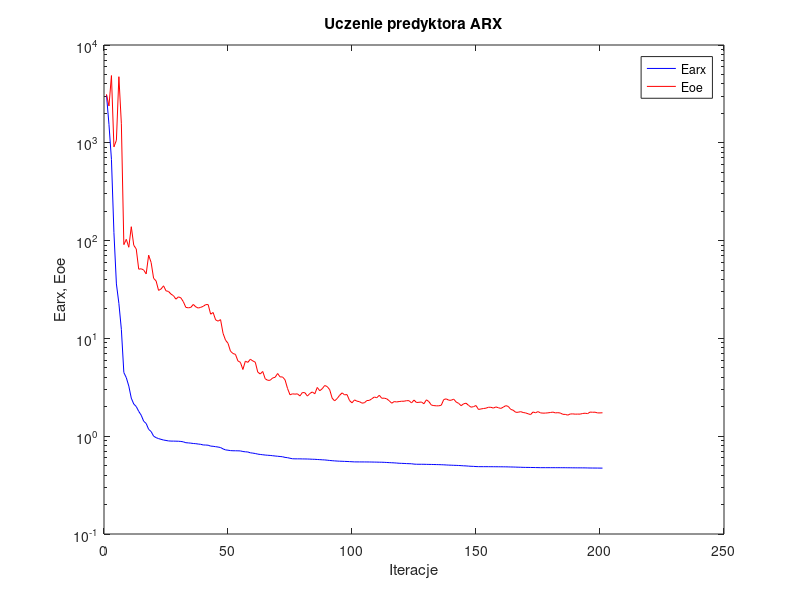
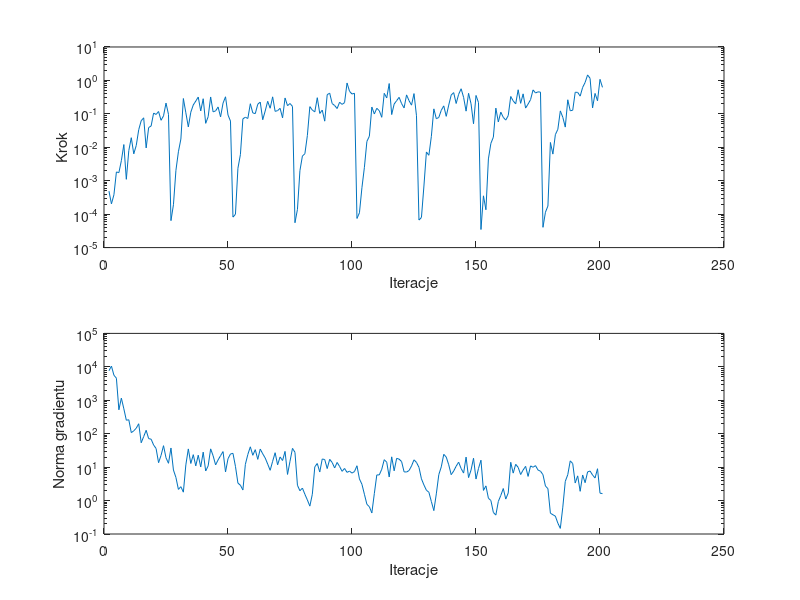

Reproduce these figures in MATLAB, in order.
%uczenie predyktora arx
clear all;
n=0; farx(n+1)=3.077783e+003; foe(n+1)=3.133215e+003; wspucz(n+1)=0.000000e+000; ng(n+1)=0.000000e+000;
%odnowa zmiennej metryki
n=1; farx(n+1)=1.541552e+003; foe(n+1)=2.378124e+003; krok(n+1)=4.875677e-004; ng(n+1)=7.670854e+003;
n=2; farx(n+1)=6.767594e+002; foe(n+1)=4.871334e+003; krok(n+1)=2.033206e-004; ng(n+1)=1.052330e+004;
n=3; farx(n+1)=1.207476e+002; foe(n+1)=9.083822e+002; krok(n+1)=3.795463e-004; ng(n+1)=5.614623e+003;
n=4; farx(n+1)=3.604975e+001; foe(n+1)=1.061202e+003; krok(n+1)=1.830478e-003; ng(n+1)=4.564791e+003;
n=5; farx(n+1)=2.279813e+001; foe(n+1)=4.740036e+003; krok(n+1)=1.742611e-003; ng(n+1)=5.189557e+002;
n=6; farx(n+1)=1.235038e+001; foe(n+1)=1.565670e+003; krok(n+1)=3.985480e-003; ng(n+1)=1.158451e+003;
n=7; farx(n+1)=4.476500e+000; foe(n+1)=9.098792e+001; krok(n+1)=1.207035e-002; ng(n+1)=5.555304e+002;
n=8; farx(n+1)=3.961714e+000; foe(n+1)=1.030323e+002; krok(n+1)=1.102111e-003; ng(n+1)=2.528339e+002;
n=9; farx(n+1)=3.254499e+000; foe(n+1)=8.548871e+001; krok(n+1)=7.990988e-003; ng(n+1)=2.611664e+002;
n=10; farx(n+1)=2.450294e+000; foe(n+1)=1.386886e+002; krok(n+1)=1.935565e-002; ng(n+1)=1.077317e+002;
n=11; farx(n+1)=2.133663e+000; foe(n+1)=8.957158e+001; krok(n+1)=6.371455e-003; ng(n+1)=1.218046e+002;
n=12; farx(n+1)=2.011497e+000; foe(n+1)=8.212499e+001; krok(n+1)=1.131000e-002; ng(n+1)=1.463808e+002;
n=13; farx(n+1)=1.794234e+000; foe(n+1)=5.101337e+001; krok(n+1)=3.360874e-002; ng(n+1)=1.983950e+002;
n=14; farx(n+1)=1.639049e+000; foe(n+1)=5.152504e+001; krok(n+1)=6.222203e-002; ng(n+1)=5.358599e+001;
n=15; farx(n+1)=1.423344e+000; foe(n+1)=5.004921e+001; krok(n+1)=7.604882e-002; ng(n+1)=8.205394e+001;
n=16; farx(n+1)=1.349559e+000; foe(n+1)=4.564024e+001; krok(n+1)=9.576149e-003; ng(n+1)=1.264094e+002;
n=17; farx(n+1)=1.175206e+000; foe(n+1)=7.097023e+001; krok(n+1)=3.895661e-002; ng(n+1)=7.133542e+001;
n=18; farx(n+1)=1.115919e+000; foe(n+1)=5.979370e+001; krok(n+1)=4.331299e-002; ng(n+1)=6.855050e+001;
n=19; farx(n+1)=1.001118e+000; foe(n+1)=4.114954e+001; krok(n+1)=1.053314e-001; ng(n+1)=4.596386e+001;
n=20; farx(n+1)=9.664389e-001; foe(n+1)=3.869845e+001; krok(n+1)=9.599621e-002; ng(n+1)=3.607079e+001;
n=21; farx(n+1)=9.453081e-001; foe(n+1)=3.096432e+001; krok(n+1)=1.174729e-001; ng(n+1)=1.359905e+001;
n=22; farx(n+1)=9.286154e-001; foe(n+1)=3.200568e+001; krok(n+1)=6.423218e-002; ng(n+1)=2.245408e+001;
n=23; farx(n+1)=9.138896e-001; foe(n+1)=3.450484e+001; krok(n+1)=8.713251e-002; ng(n+1)=4.379408e+001;
n=24; farx(n+1)=9.048209e-001; foe(n+1)=3.066127e+001; krok(n+1)=2.097829e-001; ng(n+1)=1.905731e+001;
n=25; farx(n+1)=8.947835e-001; foe(n+1)=3.021483e+001; krok(n+1)=9.636975e-002; ng(n+1)=1.302959e+001;
%odnowa zmiennej metryki
n=26; farx(n+1)=8.914123e-001; foe(n+1)=2.838840e+001; krok(n+1)=6.399109e-005; ng(n+1)=3.737842e+001;
n=27; farx(n+1)=8.910117e-001; foe(n+1)=2.735653e+001; krok(n+1)=1.915864e-004; ng(n+1)=8.191829e+000;
n=28; farx(n+1)=8.895526e-001; foe(n+1)=2.518062e+001; krok(n+1)=2.040296e-003; ng(n+1)=4.914451e+000;
n=29; farx(n+1)=8.880949e-001; foe(n+1)=2.659657e+001; krok(n+1)=7.342058e-003; ng(n+1)=2.159497e+000;
n=30; farx(n+1)=8.840380e-001; foe(n+1)=2.597680e+001; krok(n+1)=1.767909e-002; ng(n+1)=2.602076e+000;
n=31; farx(n+1)=8.753575e-001; foe(n+1)=2.370858e+001; krok(n+1)=2.876382e-001; ng(n+1)=1.784061e+000;
n=32; farx(n+1)=8.581925e-001; foe(n+1)=2.075199e+001; krok(n+1)=1.077557e-001; ng(n+1)=1.167687e+001;
n=33; farx(n+1)=8.543755e-001; foe(n+1)=2.055212e+001; krok(n+1)=4.069805e-002; ng(n+1)=3.505865e+001;
n=34; farx(n+1)=8.490371e-001; foe(n+1)=2.073997e+001; krok(n+1)=1.121259e-001; ng(n+1)=1.286631e+001;
n=35; farx(n+1)=8.423943e-001; foe(n+1)=2.225943e+001; krok(n+1)=1.845727e-001; ng(n+1)=2.358395e+001;
n=36; farx(n+1)=8.385722e-001; foe(n+1)=2.101585e+001; krok(n+1)=2.405442e-001; ng(n+1)=1.090484e+001;
n=37; farx(n+1)=8.314418e-001; foe(n+1)=2.044129e+001; krok(n+1)=3.185792e-001; ng(n+1)=2.274346e+001;
n=38; farx(n+1)=8.262449e-001; foe(n+1)=2.077989e+001; krok(n+1)=1.221144e-001; ng(n+1)=1.012124e+001;
n=39; farx(n+1)=8.137481e-001; foe(n+1)=2.127531e+001; krok(n+1)=2.833785e-001; ng(n+1)=2.809139e+001;
n=40; farx(n+1)=8.123003e-001; foe(n+1)=2.215980e+001; krok(n+1)=5.205007e-002; ng(n+1)=7.666688e+000;
n=41; farx(n+1)=8.086905e-001; foe(n+1)=2.217624e+001; krok(n+1)=8.219922e-002; ng(n+1)=1.091201e+001;
n=42; farx(n+1)=7.922639e-001; foe(n+1)=1.768391e+001; krok(n+1)=3.200292e-001; ng(n+1)=3.517803e+001;
n=43; farx(n+1)=7.884421e-001; foe(n+1)=1.841242e+001; krok(n+1)=1.146023e-001; ng(n+1)=2.185368e+001;
n=44; farx(n+1)=7.813161e-001; foe(n+1)=1.547862e+001; krok(n+1)=1.227474e-001; ng(n+1)=1.165911e+001;
n=45; farx(n+1)=7.749206e-001; foe(n+1)=1.500909e+001; krok(n+1)=1.607063e-001; ng(n+1)=1.644839e+001;
n=46; farx(n+1)=7.657483e-001; foe(n+1)=1.555554e+001; krok(n+1)=8.100548e-002; ng(n+1)=2.207677e+001;
n=47; farx(n+1)=7.417441e-001; foe(n+1)=1.127634e+001; krok(n+1)=2.094296e-001; ng(n+1)=2.918310e+001;
n=48; farx(n+1)=7.247007e-001; foe(n+1)=9.601055e+000; krok(n+1)=3.238984e-001; ng(n+1)=7.189837e+000;
n=49; farx(n+1)=7.191236e-001; foe(n+1)=8.910737e+000; krok(n+1)=9.228634e-002; ng(n+1)=1.786782e+001;
n=50; farx(n+1)=7.125594e-001; foe(n+1)=7.400763e+000; krok(n+1)=6.081676e-002; ng(n+1)=2.479149e+001;
%odnowa zmiennej metryki
n=51; farx(n+1)=7.100245e-001; foe(n+1)=7.006660e+000; krok(n+1)=8.170121e-005; ng(n+1)=2.584436e+001;
n=52; farx(n+1)=7.096923e-001; foe(n+1)=6.869844e+000; krok(n+1)=9.921626e-005; ng(n+1)=1.055570e+001;
n=53; farx(n+1)=7.087495e-001; foe(n+1)=5.884481e+000; krok(n+1)=2.359800e-003; ng(n+1)=3.327166e+000;
n=54; farx(n+1)=7.073291e-001; foe(n+1)=5.692217e+000; krok(n+1)=6.046212e-003; ng(n+1)=2.882294e+000;
n=55; farx(n+1)=6.975523e-001; foe(n+1)=4.809590e+000; krok(n+1)=7.104066e-002; ng(n+1)=2.069035e+000;
n=56; farx(n+1)=6.925934e-001; foe(n+1)=5.850106e+000; krok(n+1)=7.923274e-002; ng(n+1)=1.210559e+001;
n=57; farx(n+1)=6.896486e-001; foe(n+1)=5.686362e+000; krok(n+1)=7.280720e-002; ng(n+1)=2.396345e+001;
n=58; farx(n+1)=6.766475e-001; foe(n+1)=6.123923e+000; krok(n+1)=2.010048e-001; ng(n+1)=4.055322e+001;
n=59; farx(n+1)=6.714418e-001; foe(n+1)=5.884757e+000; krok(n+1)=1.067078e-001; ng(n+1)=2.260516e+001;
n=60; farx(n+1)=6.651860e-001; foe(n+1)=5.711275e+000; krok(n+1)=1.015974e-001; ng(n+1)=3.332400e+001;
n=61; farx(n+1)=6.559739e-001; foe(n+1)=4.522444e+000; krok(n+1)=1.940886e-001; ng(n+1)=1.708372e+001;
n=62; farx(n+1)=6.508585e-001; foe(n+1)=4.326015e+000; krok(n+1)=2.250273e-001; ng(n+1)=3.467557e+001;
n=63; farx(n+1)=6.463096e-001; foe(n+1)=4.592571e+000; krok(n+1)=6.680629e-002; ng(n+1)=2.503657e+001;
n=64; farx(n+1)=6.417748e-001; foe(n+1)=3.867230e+000; krok(n+1)=1.221956e-001; ng(n+1)=1.875840e+001;
n=65; farx(n+1)=6.384451e-001; foe(n+1)=3.727837e+000; krok(n+1)=2.373843e-001; ng(n+1)=1.235921e+001;
n=66; farx(n+1)=6.360075e-001; foe(n+1)=3.732572e+000; krok(n+1)=1.471339e-001; ng(n+1)=8.042018e+000;
n=67; farx(n+1)=6.316985e-001; foe(n+1)=3.939615e+000; krok(n+1)=3.227510e-001; ng(n+1)=1.495230e+001;
n=68; farx(n+1)=6.274567e-001; foe(n+1)=4.003151e+000; krok(n+1)=1.186921e-001; ng(n+1)=2.698850e+001;
n=69; farx(n+1)=6.236778e-001; foe(n+1)=4.375376e+000; krok(n+1)=1.249482e-001; ng(n+1)=1.173163e+001;
n=70; farx(n+1)=6.201716e-001; foe(n+1)=4.039914e+000; krok(n+1)=1.464436e-001; ng(n+1)=2.012019e+001;
n=71; farx(n+1)=6.162813e-001; foe(n+1)=4.034611e+000; krok(n+1)=7.581460e-002; ng(n+1)=1.577978e+001;
n=72; farx(n+1)=6.071506e-001; foe(n+1)=3.771106e+000; krok(n+1)=2.987477e-001; ng(n+1)=2.954641e+001;
n=73; farx(n+1)=6.031166e-001; foe(n+1)=3.077354e+000; krok(n+1)=1.755320e-001; ng(n+1)=6.051439e+000;
n=74; farx(n+1)=5.950348e-001; foe(n+1)=2.650627e+000; krok(n+1)=2.039901e-001; ng(n+1)=1.497135e+001;
n=75; farx(n+1)=5.880456e-001; foe(n+1)=2.711700e+000; krok(n+1)=1.668649e-001; ng(n+1)=3.638295e+001;
%odnowa zmiennej metryki
n=76; farx(n+1)=5.868917e-001; foe(n+1)=2.691796e+000; krok(n+1)=5.538211e-005; ng(n+1)=2.777209e+001;
n=77; farx(n+1)=5.868542e-001; foe(n+1)=2.711265e+000; krok(n+1)=1.383684e-004; ng(n+1)=2.870348e+000;
n=78; farx(n+1)=5.866241e-001; foe(n+1)=2.580017e+000; krok(n+1)=2.004465e-003; ng(n+1)=1.964713e+000;
n=79; farx(n+1)=5.857452e-001; foe(n+1)=2.796124e+000; krok(n+1)=5.478088e-003; ng(n+1)=2.363535e+000;
n=80; farx(n+1)=5.853310e-001; foe(n+1)=2.786400e+000; krok(n+1)=6.408577e-003; ng(n+1)=1.542249e+000;
n=81; farx(n+1)=5.846016e-001; foe(n+1)=2.571889e+000; krok(n+1)=2.243330e-002; ng(n+1)=1.045014e+000;
n=82; farx(n+1)=5.832624e-001; foe(n+1)=2.734704e+000; krok(n+1)=1.643984e-001; ng(n+1)=6.825293e-001;
n=83; farx(n+1)=5.814003e-001; foe(n+1)=2.833284e+000; krok(n+1)=1.297775e-001; ng(n+1)=1.543166e+000;
n=84; farx(n+1)=5.804662e-001; foe(n+1)=2.716052e+000; krok(n+1)=1.146023e-001; ng(n+1)=1.022091e+001;
n=85; farx(n+1)=5.779653e-001; foe(n+1)=3.151100e+000; krok(n+1)=3.040717e-001; ng(n+1)=1.283182e+001;
n=86; farx(n+1)=5.760901e-001; foe(n+1)=2.914694e+000; krok(n+1)=1.028050e-001; ng(n+1)=7.156719e+000;
n=87; farx(n+1)=5.737293e-001; foe(n+1)=3.059045e+000; krok(n+1)=1.296496e-001; ng(n+1)=1.753996e+001;
n=88; farx(n+1)=5.720741e-001; foe(n+1)=3.300130e+000; krok(n+1)=6.046686e-002; ng(n+1)=1.686383e+001;
n=89; farx(n+1)=5.685386e-001; foe(n+1)=3.218072e+000; krok(n+1)=3.745525e-001; ng(n+1)=9.062045e+000;
n=90; farx(n+1)=5.648601e-001; foe(n+1)=2.989647e+000; krok(n+1)=4.164005e-001; ng(n+1)=1.712463e+001;
n=91; farx(n+1)=5.618358e-001; foe(n+1)=2.446611e+000; krok(n+1)=2.032965e-001; ng(n+1)=1.376614e+001;
n=92; farx(n+1)=5.591913e-001; foe(n+1)=2.297823e+000; krok(n+1)=1.775417e-001; ng(n+1)=9.442508e+000;
n=93; farx(n+1)=5.571135e-001; foe(n+1)=2.425558e+000; krok(n+1)=1.441658e-001; ng(n+1)=1.380894e+001;
n=94; farx(n+1)=5.551181e-001; foe(n+1)=2.617706e+000; krok(n+1)=2.226006e-001; ng(n+1)=1.045738e+001;
n=95; farx(n+1)=5.542356e-001; foe(n+1)=2.773689e+000; krok(n+1)=1.919924e-001; ng(n+1)=7.486041e+000;
n=96; farx(n+1)=5.526393e-001; foe(n+1)=2.648792e+000; krok(n+1)=2.169866e-001; ng(n+1)=9.122110e+000;
n=97; farx(n+1)=5.515831e-001; foe(n+1)=2.664120e+000; krok(n+1)=8.375141e-001; ng(n+1)=6.965306e+000;
n=98; farx(n+1)=5.497513e-001; foe(n+1)=2.316579e+000; krok(n+1)=4.734602e-001; ng(n+1)=7.602850e+000;
n=99; farx(n+1)=5.480225e-001; foe(n+1)=2.193736e+000; krok(n+1)=3.916078e-001; ng(n+1)=6.632964e+000;
n=100; farx(n+1)=5.462257e-001; foe(n+1)=2.350248e+000; krok(n+1)=4.128102e-001; ng(n+1)=7.383474e+000;
%odnowa zmiennej metryki
n=101; farx(n+1)=5.459849e-001; foe(n+1)=2.281430e+000; krok(n+1)=7.439812e-005; ng(n+1)=1.099994e+001;
n=102; farx(n+1)=5.459191e-001; foe(n+1)=2.256473e+000; krok(n+1)=1.098766e-004; ng(n+1)=4.433530e+000;
n=103; farx(n+1)=5.457148e-001; foe(n+1)=2.178352e+000; krok(n+1)=6.169914e-004; ng(n+1)=3.075759e+000;
n=104; farx(n+1)=5.455497e-001; foe(n+1)=2.196691e+000; krok(n+1)=2.518078e-003; ng(n+1)=1.545253e+000;
n=105; farx(n+1)=5.452802e-001; foe(n+1)=2.316041e+000; krok(n+1)=1.496365e-002; ng(n+1)=7.749771e-001;
n=106; farx(n+1)=5.450449e-001; foe(n+1)=2.323496e+000; krok(n+1)=2.142359e-002; ng(n+1)=6.538939e-001;
n=107; farx(n+1)=5.443942e-001; foe(n+1)=2.416063e+000; krok(n+1)=1.600146e-001; ng(n+1)=4.259511e-001;
n=108; farx(n+1)=5.437281e-001; foe(n+1)=2.515828e+000; krok(n+1)=9.907791e-002; ng(n+1)=1.612943e+000;
n=109; farx(n+1)=5.431308e-001; foe(n+1)=2.474378e+000; krok(n+1)=1.468011e-001; ng(n+1)=5.841406e+000;
n=110; farx(n+1)=5.423165e-001; foe(n+1)=2.619801e+000; krok(n+1)=1.242215e-001; ng(n+1)=5.860999e+000;
n=111; farx(n+1)=5.417858e-001; foe(n+1)=2.443982e+000; krok(n+1)=7.887873e-002; ng(n+1)=8.665686e+000;
n=112; farx(n+1)=5.405280e-001; foe(n+1)=2.449262e+000; krok(n+1)=4.114269e-001; ng(n+1)=1.671062e+001;
n=113; farx(n+1)=5.387440e-001; foe(n+1)=2.411559e+000; krok(n+1)=2.994846e-001; ng(n+1)=1.405429e+001;
n=114; farx(n+1)=5.368189e-001; foe(n+1)=2.303899e+000; krok(n+1)=8.067975e-001; ng(n+1)=5.074241e+000;
n=115; farx(n+1)=5.353969e-001; foe(n+1)=2.174827e+000; krok(n+1)=9.515193e-002; ng(n+1)=2.031819e+001;
n=116; farx(n+1)=5.338378e-001; foe(n+1)=2.258564e+000; krok(n+1)=1.961845e-001; ng(n+1)=7.756824e+000;
n=117; farx(n+1)=5.316050e-001; foe(n+1)=2.240750e+000; krok(n+1)=2.485530e-001; ng(n+1)=1.833252e+001;
n=118; farx(n+1)=5.289467e-001; foe(n+1)=2.260837e+000; krok(n+1)=3.119789e-001; ng(n+1)=1.733117e+001;
n=119; farx(n+1)=5.277474e-001; foe(n+1)=2.278164e+000; krok(n+1)=2.022243e-001; ng(n+1)=1.465730e+001;
n=120; farx(n+1)=5.265413e-001; foe(n+1)=2.278542e+000; krok(n+1)=1.503594e-001; ng(n+1)=7.236042e+000;
n=121; farx(n+1)=5.246733e-001; foe(n+1)=2.309083e+000; krok(n+1)=3.693268e-001; ng(n+1)=7.137935e+000;
n=122; farx(n+1)=5.236666e-001; foe(n+1)=2.306483e+000; krok(n+1)=2.475890e-001; ng(n+1)=7.907019e+000;
n=123; farx(n+1)=5.226791e-001; foe(n+1)=2.188977e+000; krok(n+1)=1.822367e-001; ng(n+1)=1.085256e+001;
n=124; farx(n+1)=5.183732e-001; foe(n+1)=2.341911e+000; krok(n+1)=4.033988e-001; ng(n+1)=1.654567e+001;
n=125; farx(n+1)=5.167733e-001; foe(n+1)=2.209936e+000; krok(n+1)=8.764941e-002; ng(n+1)=1.383597e+001;
%odnowa zmiennej metryki
n=126; farx(n+1)=5.165251e-001; foe(n+1)=2.221669e+000; krok(n+1)=6.663450e-005; ng(n+1)=9.855734e+000;
n=127; farx(n+1)=5.164790e-001; foe(n+1)=2.237056e+000; krok(n+1)=7.961977e-005; ng(n+1)=4.464817e+000;
n=128; farx(n+1)=5.162872e-001; foe(n+1)=2.147627e+000; krok(n+1)=6.946998e-004; ng(n+1)=2.936481e+000;
n=129; farx(n+1)=5.152861e-001; foe(n+1)=2.355226e+000; krok(n+1)=7.242402e-003; ng(n+1)=2.034016e+000;
n=130; farx(n+1)=5.148372e-001; foe(n+1)=2.257694e+000; krok(n+1)=5.767896e-003; ng(n+1)=1.776367e+000;
n=131; farx(n+1)=5.143388e-001; foe(n+1)=2.081017e+000; krok(n+1)=2.128042e-002; ng(n+1)=9.343331e-001;
n=132; farx(n+1)=5.135105e-001; foe(n+1)=2.056038e+000; krok(n+1)=1.410702e-001; ng(n+1)=5.007726e-001;
n=133; farx(n+1)=5.127352e-001; foe(n+1)=2.044452e+000; krok(n+1)=7.159043e-002; ng(n+1)=1.588793e+000;
n=134; farx(n+1)=5.120617e-001; foe(n+1)=2.044493e+000; krok(n+1)=7.802292e-002; ng(n+1)=5.970741e+000;
n=135; farx(n+1)=5.110227e-001; foe(n+1)=2.074839e+000; krok(n+1)=1.280543e-001; ng(n+1)=1.019935e+001;
n=136; farx(n+1)=5.098826e-001; foe(n+1)=2.371479e+000; krok(n+1)=1.732520e-001; ng(n+1)=2.416375e+001;
n=137; farx(n+1)=5.080153e-001; foe(n+1)=2.408930e+000; krok(n+1)=8.430727e-002; ng(n+1)=1.998443e+001;
n=138; farx(n+1)=5.064238e-001; foe(n+1)=2.333804e+000; krok(n+1)=1.827549e-001; ng(n+1)=1.176825e+001;
n=139; farx(n+1)=5.053862e-001; foe(n+1)=2.330964e+000; krok(n+1)=3.655097e-001; ng(n+1)=5.950012e+000;
n=140; farx(n+1)=5.039774e-001; foe(n+1)=2.393475e+000; krok(n+1)=4.317671e-001; ng(n+1)=7.648739e+000;
n=141; farx(n+1)=5.032448e-001; foe(n+1)=2.236520e+000; krok(n+1)=2.040744e-001; ng(n+1)=1.065911e+001;
n=142; farx(n+1)=5.019182e-001; foe(n+1)=2.165980e+000; krok(n+1)=3.839848e-001; ng(n+1)=1.407721e+001;
n=143; farx(n+1)=5.001238e-001; foe(n+1)=2.050831e+000; krok(n+1)=5.631821e-001; ng(n+1)=9.082226e+000;
n=144; farx(n+1)=4.980989e-001; foe(n+1)=2.144418e+000; krok(n+1)=3.116529e-001; ng(n+1)=6.646246e+000;
n=145; farx(n+1)=4.968776e-001; foe(n+1)=2.174798e+000; krok(n+1)=1.204927e-001; ng(n+1)=1.996568e+001;
n=146; farx(n+1)=4.944057e-001; foe(n+1)=2.066122e+000; krok(n+1)=4.112198e-001; ng(n+1)=4.863190e+000;
n=147; farx(n+1)=4.925101e-001; foe(n+1)=1.979831e+000; krok(n+1)=2.001704e-001; ng(n+1)=8.187540e+000;
n=148; farx(n+1)=4.914498e-001; foe(n+1)=2.005369e+000; krok(n+1)=5.055608e-002; ng(n+1)=1.845111e+001;
n=149; farx(n+1)=4.893427e-001; foe(n+1)=2.059156e+000; krok(n+1)=3.550835e-001; ng(n+1)=4.408329e+000;
n=150; farx(n+1)=4.883898e-001; foe(n+1)=1.877461e+000; krok(n+1)=2.188247e-001; ng(n+1)=9.098632e+000;
%odnowa zmiennej metryki
n=151; farx(n+1)=4.881336e-001; foe(n+1)=1.899106e+000; krok(n+1)=3.474555e-005; ng(n+1)=1.613103e+001;
n=152; farx(n+1)=4.880917e-001; foe(n+1)=1.919184e+000; krok(n+1)=3.534472e-004; ng(n+1)=2.011998e+000;
n=153; farx(n+1)=4.880571e-001; foe(n+1)=1.934352e+000; krok(n+1)=1.355019e-004; ng(n+1)=2.747530e+000;
n=154; farx(n+1)=4.878935e-001; foe(n+1)=1.976437e+000; krok(n+1)=4.494346e-003; ng(n+1)=1.174280e+000;
n=155; farx(n+1)=4.876010e-001; foe(n+1)=1.975975e+000; krok(n+1)=1.311143e-002; ng(n+1)=1.005286e+000;
n=156; farx(n+1)=4.875162e-001; foe(n+1)=1.938543e+000; krok(n+1)=2.008899e-002; ng(n+1)=4.419292e-001;
n=157; farx(n+1)=4.872668e-001; foe(n+1)=1.992341e+000; krok(n+1)=1.484819e-001; ng(n+1)=3.678821e-001;
n=158; farx(n+1)=4.870182e-001; foe(n+1)=1.955296e+000; krok(n+1)=5.734876e-002; ng(n+1)=9.410579e-001;
n=159; farx(n+1)=4.867987e-001; foe(n+1)=1.923247e+000; krok(n+1)=1.125137e-001; ng(n+1)=1.425306e+000;
n=160; farx(n+1)=4.864333e-001; foe(n+1)=1.981372e+000; krok(n+1)=7.853583e-002; ng(n+1)=2.292162e+000;
n=161; farx(n+1)=4.862135e-001; foe(n+1)=2.052626e+000; krok(n+1)=6.504518e-002; ng(n+1)=1.107398e+000;
n=162; farx(n+1)=4.854728e-001; foe(n+1)=2.017191e+000; krok(n+1)=8.877087e-002; ng(n+1)=1.692877e+000;
n=163; farx(n+1)=4.845984e-001; foe(n+1)=1.881357e+000; krok(n+1)=3.307424e-001; ng(n+1)=1.396490e+001;
n=164; farx(n+1)=4.840480e-001; foe(n+1)=1.843141e+000; krok(n+1)=2.442288e-001; ng(n+1)=6.622772e+000;
n=165; farx(n+1)=4.831361e-001; foe(n+1)=1.756192e+000; krok(n+1)=1.989372e-001; ng(n+1)=1.215368e+001;
n=166; farx(n+1)=4.820411e-001; foe(n+1)=1.757117e+000; krok(n+1)=5.249576e-001; ng(n+1)=9.842592e+000;
n=167; farx(n+1)=4.814249e-001; foe(n+1)=1.782798e+000; krok(n+1)=2.063035e-001; ng(n+1)=6.016031e+000;
n=168; farx(n+1)=4.802947e-001; foe(n+1)=1.747241e+000; krok(n+1)=3.963765e-001; ng(n+1)=8.197357e+000;
n=169; farx(n+1)=4.797463e-001; foe(n+1)=1.729866e+000; krok(n+1)=1.487649e-001; ng(n+1)=1.054412e+001;
n=170; farx(n+1)=4.794827e-001; foe(n+1)=1.696339e+000; krok(n+1)=1.961845e-001; ng(n+1)=5.281175e+000;
n=171; farx(n+1)=4.789872e-001; foe(n+1)=1.663233e+000; krok(n+1)=2.663672e-001; ng(n+1)=1.088422e+001;
n=172; farx(n+1)=4.785464e-001; foe(n+1)=1.768862e+000; krok(n+1)=5.203615e-001; ng(n+1)=9.908482e+000;
n=173; farx(n+1)=4.779386e-001; foe(n+1)=1.735226e+000; krok(n+1)=4.213257e-001; ng(n+1)=1.109130e+001;
n=174; farx(n+1)=4.773982e-001; foe(n+1)=1.784100e+000; krok(n+1)=4.556164e-001; ng(n+1)=8.188023e+000;
n=175; farx(n+1)=4.767664e-001; foe(n+1)=1.731893e+000; krok(n+1)=4.461224e-001; ng(n+1)=7.573233e+000;
%odnowa zmiennej metryki
n=176; farx(n+1)=4.767287e-001; foe(n+1)=1.721531e+000; krok(n+1)=4.041939e-005; ng(n+1)=5.950586e+000;
n=177; farx(n+1)=4.767038e-001; foe(n+1)=1.723949e+000; krok(n+1)=1.144049e-004; ng(n+1)=2.722259e+000;
n=178; farx(n+1)=4.766701e-001; foe(n+1)=1.733425e+000; krok(n+1)=1.752601e-004; ng(n+1)=2.269150e+000;
n=179; farx(n+1)=4.766009e-001; foe(n+1)=1.746947e+000; krok(n+1)=1.394089e-002; ng(n+1)=4.180221e-001;
n=180; farx(n+1)=4.765788e-001; foe(n+1)=1.764563e+000; krok(n+1)=6.255325e-003; ng(n+1)=3.774861e-001;
n=181; farx(n+1)=4.765087e-001; foe(n+1)=1.731928e+000; krok(n+1)=2.386882e-002; ng(n+1)=3.421287e-001;
n=182; farx(n+1)=4.764714e-001; foe(n+1)=1.739985e+000; krok(n+1)=3.450322e-002; ng(n+1)=2.114356e-001;
n=183; farx(n+1)=4.764090e-001; foe(n+1)=1.726014e+000; krok(n+1)=1.225752e-001; ng(n+1)=1.471761e-001;
n=184; farx(n+1)=4.762327e-001; foe(n+1)=1.674545e+000; krok(n+1)=7.911391e-002; ng(n+1)=6.349204e-001;
n=185; farx(n+1)=4.761478e-001; foe(n+1)=1.670716e+000; krok(n+1)=4.017797e-002; ng(n+1)=3.763746e+000;
n=186; farx(n+1)=4.757303e-001; foe(n+1)=1.643058e+000; krok(n+1)=2.635881e-001; ng(n+1)=5.927219e+000;
n=187; farx(n+1)=4.756076e-001; foe(n+1)=1.686957e+000; krok(n+1)=1.234102e-001; ng(n+1)=1.539796e+001;
n=188; farx(n+1)=4.751110e-001; foe(n+1)=1.691267e+000; krok(n+1)=1.282857e-001; ng(n+1)=1.279231e+001;
n=189; farx(n+1)=4.749635e-001; foe(n+1)=1.680309e+000; krok(n+1)=4.429176e-001; ng(n+1)=3.354352e+000;
n=190; farx(n+1)=4.747958e-001; foe(n+1)=1.683573e+000; krok(n+1)=4.385923e-001; ng(n+1)=5.479676e+000;
n=191; farx(n+1)=4.746824e-001; foe(n+1)=1.681718e+000; krok(n+1)=3.388186e-001; ng(n+1)=1.892106e+000;
n=192; farx(n+1)=4.745409e-001; foe(n+1)=1.707000e+000; krok(n+1)=6.183220e-001; ng(n+1)=5.825134e+000;
n=193; farx(n+1)=4.742802e-001; foe(n+1)=1.718073e+000; krok(n+1)=8.704303e-001; ng(n+1)=3.424648e+000;
n=194; farx(n+1)=4.736506e-001; foe(n+1)=1.702056e+000; krok(n+1)=1.462039e+000; ng(n+1)=7.209243e+000;
n=195; farx(n+1)=4.730101e-001; foe(n+1)=1.765636e+000; krok(n+1)=1.151681e+000; ng(n+1)=7.646640e+000;
n=196; farx(n+1)=4.727640e-001; foe(n+1)=1.756901e+000; krok(n+1)=1.506743e-001; ng(n+1)=5.806856e+000;
n=197; farx(n+1)=4.725015e-001; foe(n+1)=1.760467e+000; krok(n+1)=4.083285e-001; ng(n+1)=4.743839e+000;
n=198; farx(n+1)=4.723441e-001; foe(n+1)=1.730958e+000; krok(n+1)=2.461541e-001; ng(n+1)=8.959384e+000;
n=199; farx(n+1)=4.719025e-001; foe(n+1)=1.730255e+000; krok(n+1)=1.077381e+000; ng(n+1)=1.666548e+000;
n=200; farx(n+1)=4.717337e-001; foe(n+1)=1.736492e+000; krok(n+1)=6.207284e-001; ng(n+1)=1.615500e+000;

figure; semilogy(farx,'b'); hold on; semilogy(foe,'r'); xlabel('Iteracje'); ylabel('Earx, Eoe'); legend('Earx','Eoe'); title('Uczenie predyktora ARX');
figure; subplot(2,1,1); semilogy(krok); xlabel('Iteracje'); ylabel('Krok');
subplot(2,1,2); semilogy(ng); xlabel('Iteracje'); ylabel('Norma gradientu');
Earx=farx(n+1)
Eoe=foe(n+1)
